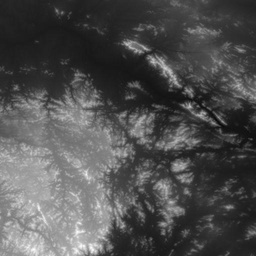
#> input picture code/terrain.jpeg, 256 x 256 px, shrunk from 512 x 512 before the run
$ jupyter execute W3q1_Shaiha.ipynb
#> lines starting #> are read from the running program, lines starting #| are printed output that depends on the picture
## Shaiha E K 21ME10075

## Task 1

[cell 1]
import numpy as np
import matplotlib.pyplot as plt
from PIL import Image

[cell 2]
image = Image.open('terrain.jpeg').convert('L')
#> image is the input picture: PIL image 256x256 L; min 7, max 255, mean 79.8
image

[cell 3]
dem_data = np.array(image) #convert image to numpy array
# print(np.max(dem_data), np.min(dem_data))
dem_data = dem_data / 255.0

[cell 4]
plt.figure(figsize=(10,8))
plt.contourf(dem_data, cmap=plt.cm.terrain)
# plt.contourf(dem_data, cmap='gray', levels=50)
# plt.imshow(dem_data, cmap=plt.cm.terrain)
plt.colorbar(label='Normalized Altitude')
plt.title('Contour Plot of Terrain')
plt.xlabel('X-axis (Pixels)')
plt.ylabel('Y-axis (Pixels)')
plt.show()
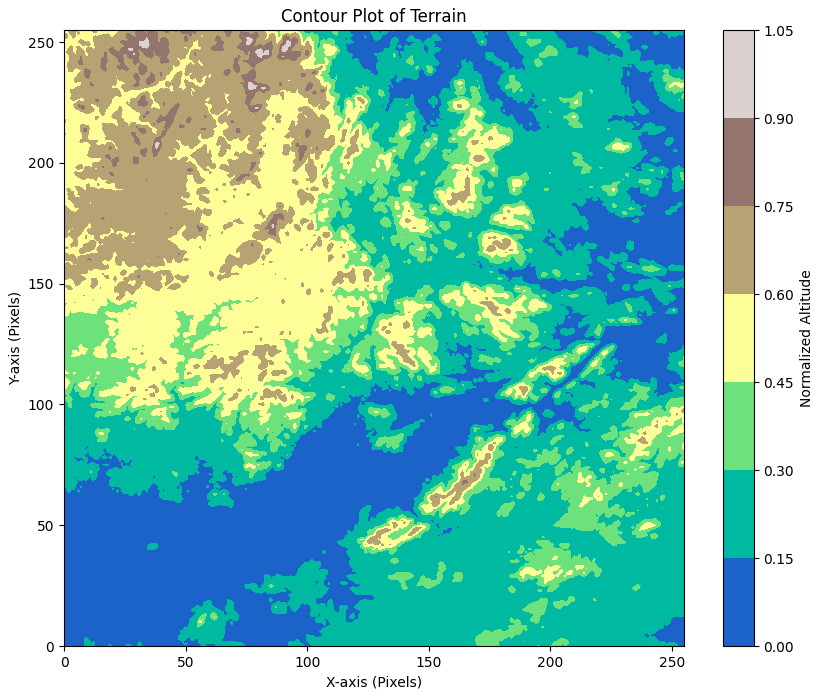
#> figure drawn by matplotlib, 2 panels

[cell 5]
def find_catchment(dem_data, x_start, y_start, learning_rate=0.1,tol=1e-3,max_iter=1000):
#> called with x_start = 100, y_start = 100, learning_rate = 0.1, tol = 0.001, max_iter = 1000
    x,y = x_start,y_start
    num_rows, num_cols = dem_data.shape
#> num_rows = 256; num_cols = 256
    for i in range(max_iter):
        grad_y, grad_x = np.gradient(dem_data)
        grad_x_value = grad_x[x,y]
        grad_y_value = grad_y[x,y]
        x_new = int(x - learning_rate * grad_x_value)
        y_new = int(y - learning_rate * grad_y_value)

        x_new = np.clip(x_new, 0, num_cols - 1)
        y_new = np.clip(y_new, 0, num_rows - 1)

        if np.abs(x_new - x) < tol and np.abs(y_new - y) < tol:
            break
        x,y = x_new,y_new
#> this loop made 4 passes
#> (grad_x_value, grad_y_value, x_new, y_new, x, y) on passes 1 to 3: (-0.0588, 0.0216, 100, 99, 100, 99), (-0.0627, 0.0882, 100, 98, 100, 98), (0.00196, 0.116, 99, 97, 99, 97)
#> (grad_x_value, grad_y_value, x_new, y_new) on pass 4: (-0.0314, 0, 99, 97)
#> pass 1, in find_catchment, `grad_y, grad_x = np.gradient(dem_data)`:
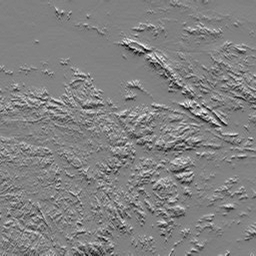
#> grad_y: shape (256, 256) float64; min -0.192, max 0.186, mean 0.000583; drawn with min black and max white
#> pass 1, in find_catchment, `grad_y, grad_x = np.gradient(dem_data)`:
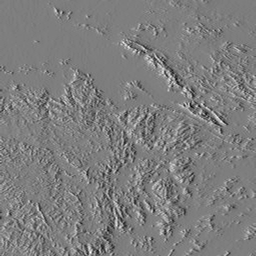
#> grad_x: shape (256, 256) float64; min -0.206, max 0.21, mean -0.000687; drawn with min black and max white
    return x,y

[cell 6]
#add the minimum point to the previous plot
plt.figure(figsize=(10,8))
plt.contourf(dem_data, cmap=plt.cm.terrain)
plt.colorbar(label='Normalized Altitude')
plt.title('Contour Plot of Terrain')
plt.xlabel('X-axis (Pixels)')
plt.ylabel('Y-axis (Pixels)')
x_min, y_min = find_catchment(dem_data, 100, 100)
#> x_min = 99; y_min = 97
plt.scatter(x_min,y_min, color='blue', s=10, label='Minimum Point')
plt.show()

[cell 7]
n_points = 10000
np.random.seed(42)
points=[] # create an empty list
for i in range(n_points):
    x_start = np.random.randint(0, dem_data.shape[1])
    y_start = np.random.randint(0, dem_data.shape[0])
    x_min, y_min = find_catchment(dem_data, x_start, y_start)
    points.append((x_min, y_min))
#> this loop made 10000 passes
#> (x_min, y_min) on passes 1 to 3: (98, 167), (92, 14), (104, 71)
#> after the loop, points = 10000 pairs, first value 0 to 255, second value 0 to 255
points = np.array(points)

[cell 8]
plt.figure(figsize=(10, 8))
plt.contourf(dem_data, cmap=plt.cm.terrain)
plt.colorbar(label='Normalized Altitude')
plt.title('Contour Plot of Terrain')
plt.xlabel('X-axis (Pixels)')
plt.ylabel('Y-axis (Pixels)')
plt.scatter(points[:, 0], points[:, 1], color='black',
            s=1, label='Minimum Points')
plt.legend()
plt.show()
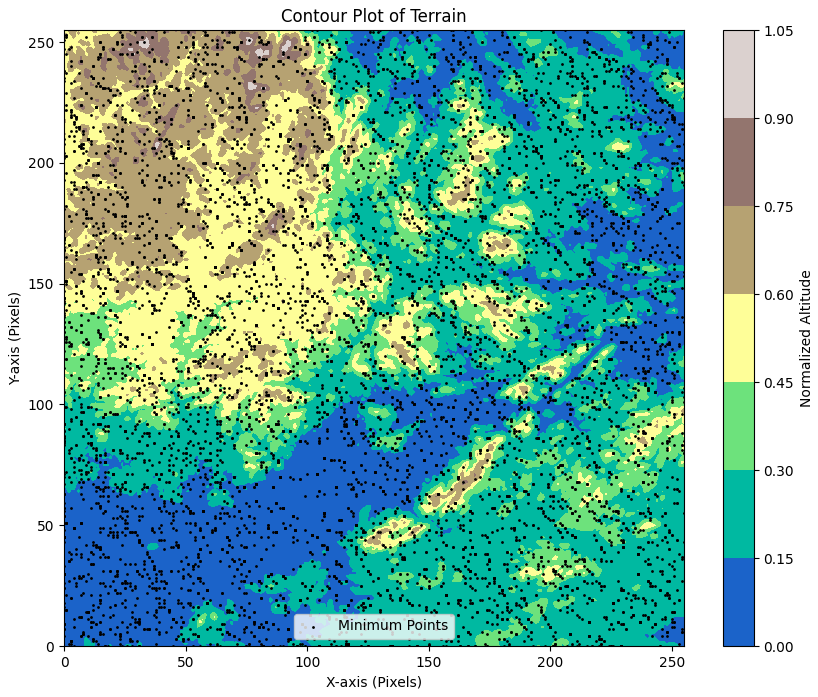
#> figure drawn by matplotlib, 2 panels
print(points.shape)
#| (10000, 2)

[cell 9]
# Task 5: Plotting the catchment area
print(points.shape)
#| (10000, 2)
num_rows, num_cols = dem_data.shape
#> num_rows = 256; num_cols = 256
plt.figure(figsize=(8, 6))
plt.contourf(dem_data, cmap= plt.cm.terrain)
plt.colorbar(label='Normalized Altitude')
plt.hist2d(points[:, 0], points[:, 1], bins=[num_cols//10, num_rows//10], alpha=0.5, cmap='viridis')

plt.title('Catchment Areas Revealed by Local Minima Density')
plt.xlabel('X-axis (Pixels)')
plt.ylabel('Y-axis (Pixels)')
plt.show()
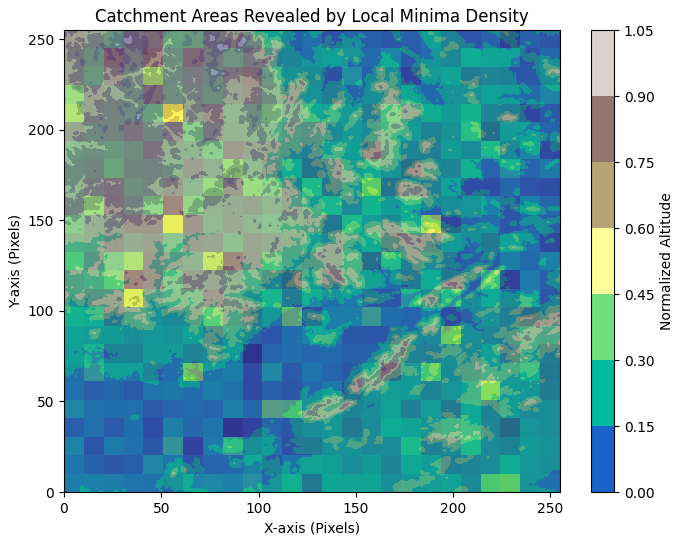
#> figure drawn by matplotlib, 2 panels

[cell 10]
from mpl_toolkits.mplot3d import Axes3D

[cell 11]
fig = plt.figure(figsize=(10, 8))
ax = fig.add_subplot(111, projection='3d')

# Create grid for x and y
x = np.arange(0, num_cols)
#> x = 256 values from 0 to 255
y = np.arange(0, num_rows)
#> y = 256 values from 0 to 255
x, y = np.meshgrid(x, y)

# Plot the surface
ax.plot_surface(x, y, dem_data, cmap='terrain')
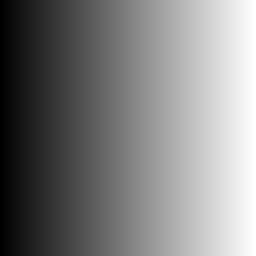
#> x: shape (256, 256) int64; min 0, max 255, mean 127.5
ax.set_title('3D Surface Plot of Terrain')
ax.set_xlabel('X-axis (Pixels)')
ax.set_ylabel('Y-axis (Pixels)')
ax.set_zlabel('Normalized Altitude')
plt.show()
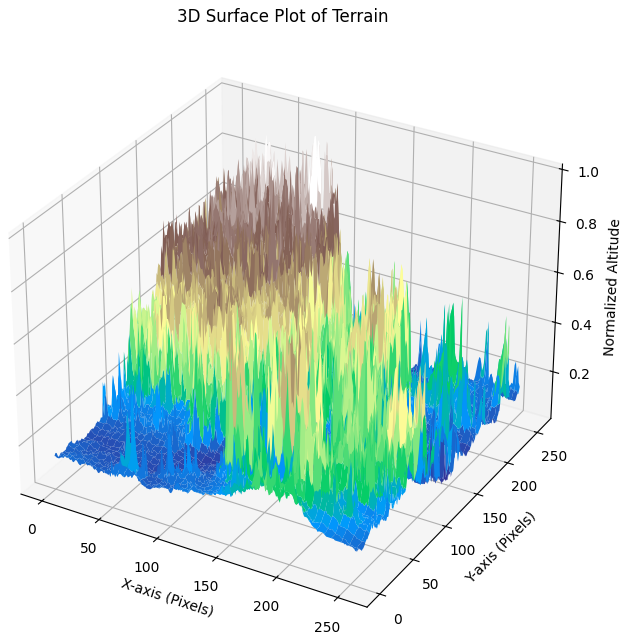
#> figure drawn by matplotlib, 1 panel
